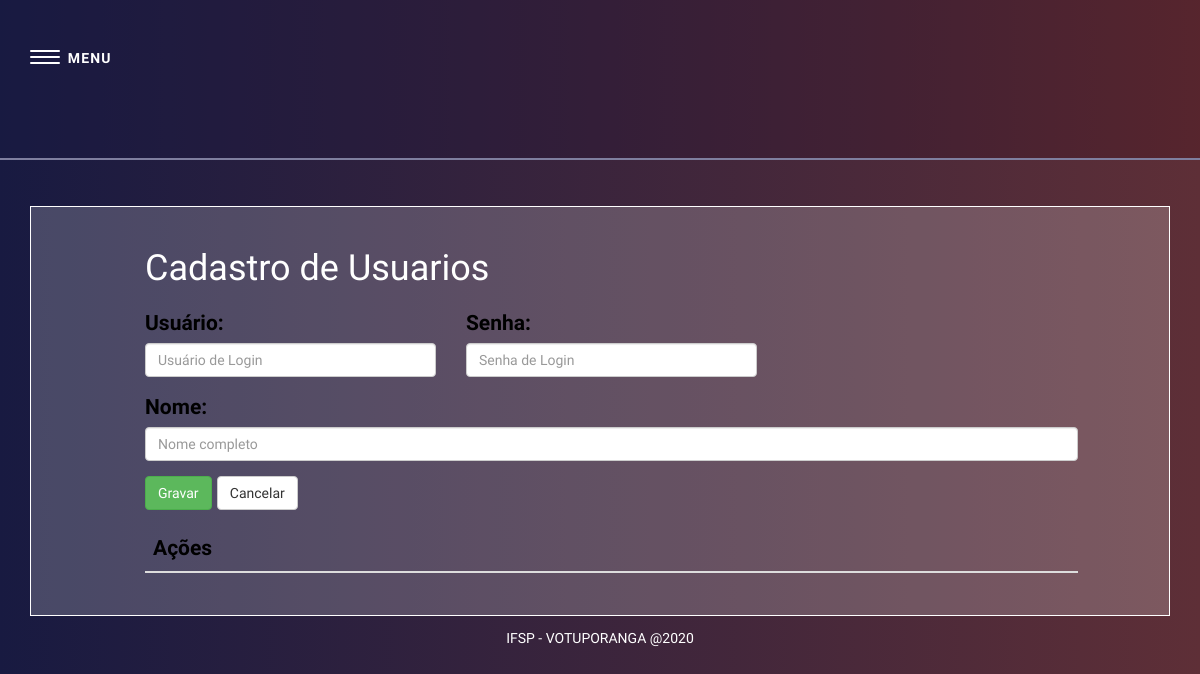
Before: /Aplicação_com_alterar/VIEW/usuarioVIEW.php with the older database file.
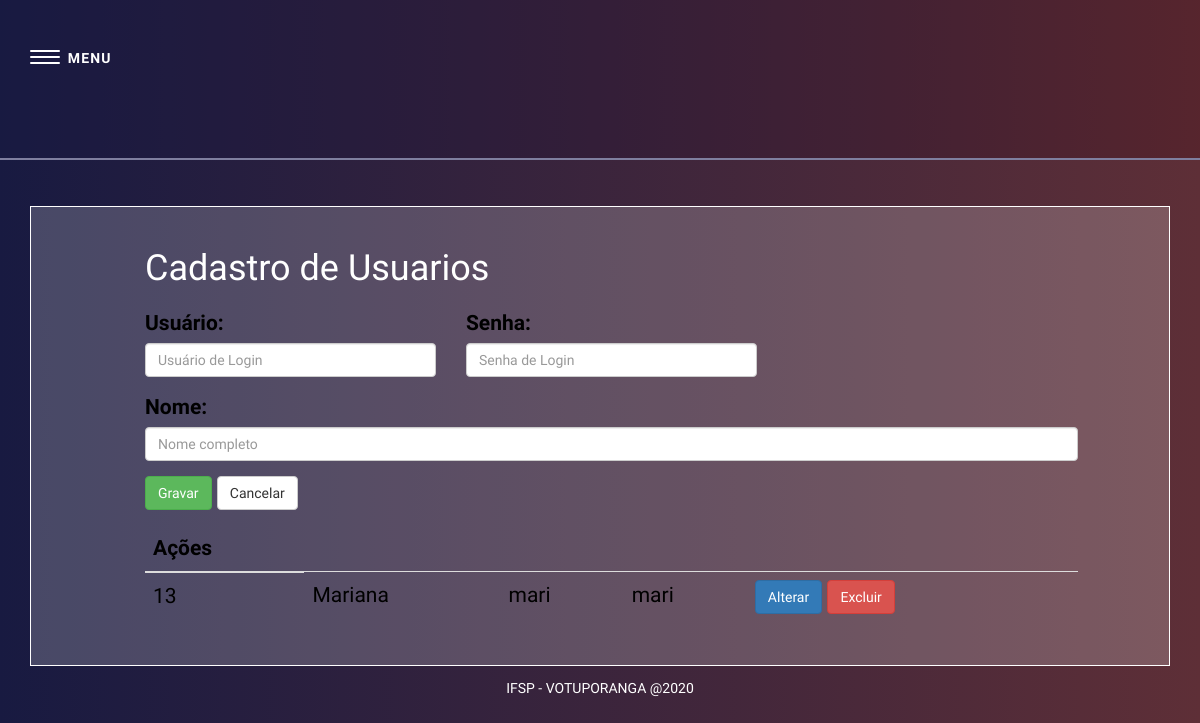
After: the same page with the newer database file.
### tables this page shows
CREATE TABLE `Cadastro_usuario` (
  `id_usuario` int NOT NULL,
  `nome` varchar(30) NOT NULL,
  `usuario` varchar(15) DEFAULT NULL,
  `senha` varchar(10) DEFAULT NULL,
  `tipo` varchar(3) DEFAULT NULL
);

### Aplicação_com_alterar/DAO/usuarioDAO.php (called while the page is built, shortened)
<?php
function consulta_usuario($campos = '*', $add = ''){
    $sql = "SELECT $campos FROM Cadastro_usuario $add";
    $conexao = conexao();
    $stmt = $conexao->prepare($sql);
    $stmt->execute();
    return $stmt->fetchAll(PDO::FETCH_ASSOC);
}

### Aplicação_com_alterar/VIEW/usuarioVIEW.php (the view, shortened to what this page needs)
<?php
include_once 'menu.php';
include_once '../DAO/usuarioDAO.php';
?>
<head>
    <link href="css/cadastros.css" rel="stylesheet" type="text/css"/>
</head>
<div class="container">
    <form action="../CTR/usuarioCTR.php" method="POST">
        <div class="caixa caixa2">
            <h1>Cadastro de Usuarios</h1>
            <div class="row formularios">
                <div class="form-group col-md-4">
                    <label > Usuário: </label>
                    <input type="text" name="usuario" class="form-control"
                           placeholder="Usuário de Login" />
                </div>
                <div class="form-group col-md-4">
                    <label > Senha: </label>
                    <input type="text" name="senha" class="form-control"
                           placeholder="Senha de Login" />
                </div>
            </div>
            <div class="row">
                <div class="form-group col-md-12">
                    <label > Nome: </label>
                    <input type="text" name="nome" class="form-control"
                           placeholder="Nome completo" />
                </div>
            </div>
            <div class="row botoes">
                <div class="form-group col-md-12">
                    <input type="submit" name="gravar" value="Gravar" class="btn btn-success">
                    <input type="reset" name="cancelar" value="Cancelar" class="btn btn-default">
                </div>
            </div>
    </form>
    <?php
    $campos = 'id_usuario as "id_usuario", nome as "Nome", usuario as "Usuario", senha as "Senha"';
    $resultado = consulta_usuario($campos);
        ?>
        <table class="table table-hover">
            <thead class=" thead-dark ">
                <tr>
                    <th scope="col"> Ações </th>
                </tr>
            </thead>
            <tbody>
                <?php
                foreach ($resultado as $linha) {
                    echo "<tr>";
                    echo "<td>" . $linha['id_usuario'] . "</td>";
                    echo "<td>" . $linha['Nome'] . "</td>";
                    echo "<td>" . $linha['Usuario'] . "</td>";
                    echo "<td>" . $linha['Senha'] . "</td>";
                    echo "<td>"
                    . "<a class ='btn btn-primary' href=../VIEW/tabUsuarioVIEW.php" .
                    "?id=" . $linha['id_usuario'] . "> Alterar </a> "
                    . "<a class='btn btn-danger' href =../CTR/usuarioCTR.php?excluir=" . $linha['id_usuario'] . "> Excluir </a> </td>";
                    echo "</tr>";
                }
                ?>
            </tbody>
        </table>
    </div>
<div class="rodape">
    <center><p>IFSP - VOTUPORANGA @2020</p></center>
</div>
</body>
</html>

### Aplicação_com_alterar/VIEW/menu.php (shortened to what this page needs)
<!DOCTYPE html>
<html lang="en" >
    <head>
        <link href="css/style.css" rel="stylesheet" type="text/css"/>
        <link href="bootstrap-3.4.1-dist/css/bootstrap.min.css" rel="stylesheet" type="text/css"/>
    </head>
    <body translate="no" class="js">
    <div class="hero">
        <header id="masthead" role="banner">
            <div class="container">
                <button class="hamburger hamburger--boring" type="button">
                    <span class="hamburger-box">
                        <span class="hamburger-inner"></span>
                    </span>
                    <span class="hamburger-label">Menu</span>
                </button>
                <nav id="site-nav" role="navigation">
                </nav>
            </div>
        </header>
    </div>

### Aplicação_com_alterar/VIEW/css/style.css (style rules this page uses)
html { box-sizing: border-box; }
*, *:before, *:after { box-sizing: inherit; }
html, body { height: 100%; }
html, body, div, object, iframe, h1, h2, h3, h4, h5, h6, p, blockquote, ol, ul, li, form, legend, label, table, header, footer, nav, section, figure { margin: 0; padding: 0; }
header, footer, nav, section, article, hgroup, figure { display: block; }
body { font-family: 'Roboto', sans-serif; font-size: 100%; line-height: 1.5; }
.container { width: 90%; margin-left: auto; margin-right: auto; max-width: 1200px; }
.container:after { content: ""; display: table; clear: both; }
.hero { background-image: linear-gradient(to left, rgba(255, 102, 0,.5), rgba(49, 52, 67,1)); background-size: cover; width: 100%; height: 20%; border-bottom: 2px solid #fff; }
.hero:after { content: ''; background: rgba(0, 0, 64, 0.5); position: absolute; top: 0; width: 100%; height: 20%; }
.hero * { position: relative; z-index: 1; }
#masthead { padding: 2.5em 0; position: relative; }
#masthead:after { content: ''; position: absolute; top: 0; width: 100%; height: 100%; background-color: #fff; opacity: 0; transition: opacity 0.3s ease; }
.hamburger { background-color: transparent; border: 0; color: inherit; cursor: pointer; display: inline-block; float: left; font: inherit; margin: 0.8125em 0 0; overflow: visible; outline: none; padding: 0; text-transform: none; transition: opacity 0.15s; -webkit-appearance: none; }
.hamburger-box { width: 30px; height: 24px; display: inline-block; position: relative; }
.hamburger-inner { display: block; top: 50%; margin-top: -2px; }
.hamburger-inner, .hamburger-inner::before, .hamburger-inner::after { width: 30px; height: 2px; background-color: #fff; border-radius: 4px; position: absolute; transition-property: -webkit-transform; transition-property: transform; transition-property: transform, -webkit-transform; transition-duration: 0.15s; transition-timing-function: ease; }
.hamburger-inner::before, .hamburger-inner::after { content: ""; display: block; }
.hamburger-inner::before { top: -6px; }
.hamburger-inner::after { bottom: -6px; }
.hamburger--boring .hamburger-inner, .hamburger--boring .hamburger-inner::before, .hamburger--boring .hamburger-inner::after { transition-property: none; }
.hamburger-label { color: #fff; display: inline-block; font-weight: 700; letter-spacing: 0.08em; line-height: 1; margin-left: 0.3125em; text-transform: uppercase; }
.hamburger-box, .hamburger-label { display: inline-block; vertical-align: middle; }
#site-nav { clear: both; display: flex; flex-direction: column; height: 0; overflow: hidden; padding-top: 2.5em; }
@media screen and (min-width: 550px) { #site-nav { flex-direction: row; flex-wrap: wrap; } }
@media screen and (min-width: 960px) { #site-nav { flex-wrap: nowrap; } }

### Aplicação_com_alterar/VIEW/css/cadastros.css (style rules this page uses)
body { font-family: 'Roboto Condensed'; }
.caixa { padding-left: 10%; padding-right: 8%; padding-top: 2%; padding-bottom: 2%; margin-top: 4%; border: #fff solid 1px; font: couier, monospace; font-size: 21px; text-align: justify; text-indent: 50px; color: black; background-color:rgba(255,255,255,.2); }
.caixa2 { text-indent: 0px; }
h1 { color: #fff; }
.rodape { padding-top: 1%; font-size:14px; color: #fff; }
.formularios { margin-top:2%; }

### Aplicação_com_alterar/VIEW/menu.php (style rules this page uses)
body { background-image: linear-gradient(to left, rgba(94,47,55,1), rgba(24,26,65,1)); }

Changed rows visible on the page:
added cadastro_usuario: id_usuario "13", nome "Mariana", usuario "mari", senha "mari"
